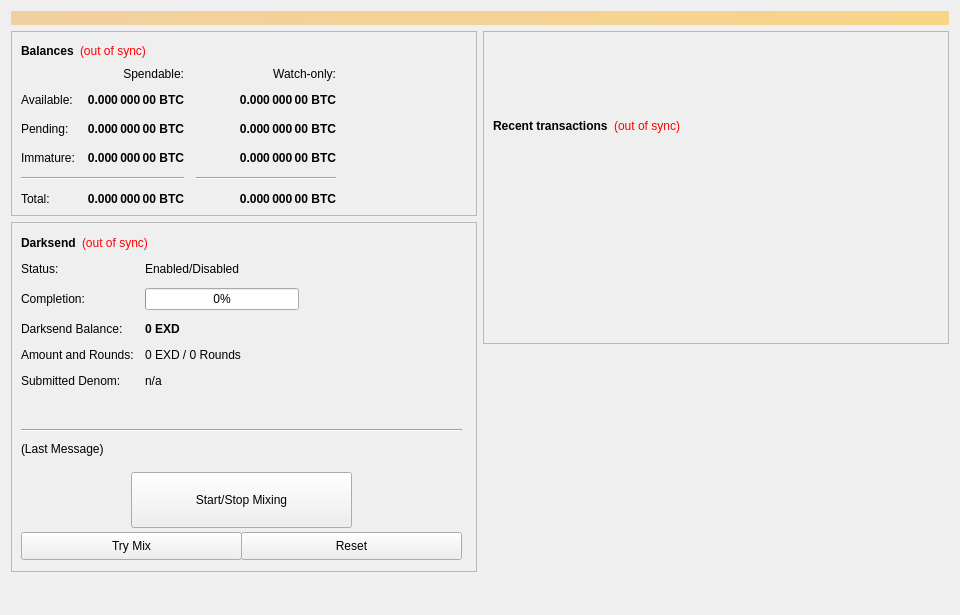
<?xml version="1.0" encoding="UTF-8"?>
<ui version="4.0">
 <class>OverviewPage</class>
 <widget class="QWidget" name="OverviewPage">
  <property name="geometry">
   <rect>
    <x>0</x>
    <y>0</y>
    <width>960</width>
    <height>615</height>
   </rect>
  </property>
  <property name="minimumSize">
   <size>
    <width>960</width>
    <height>0</height>
   </size>
  </property>
  <property name="windowTitle">
   <string>Form</string>
  </property>
  <layout class="QVBoxLayout" name="topLayout">
   <item>
    <widget class="QLabel" name="labelAlerts">
     <property name="visible">
      <bool>false</bool>
     </property>
     <property name="styleSheet">
      <string notr="true">background-color: qlineargradient(x1: 0, y1: 0, x2: 1, y2: 0, stop:0 #F0D0A0, stop:1 #F8D488); color:#000000;</string>
     </property>
     <property name="wordWrap">
      <bool>true</bool>
     </property>
     <property name="margin">
      <number>3</number>
     </property>
    </widget>
   </item>
   <item>
    <layout class="QHBoxLayout" name="horizontalLayout" stretch="1,1">
     <item>
      <layout class="QVBoxLayout" name="verticalLayout_2">
       <item>
        <widget class="QFrame" name="frame">
         <property name="frameShape">
          <enum>QFrame::StyledPanel</enum>
         </property>
         <property name="frameShadow">
          <enum>QFrame::Raised</enum>
         </property>
         <layout class="QVBoxLayout" name="verticalLayout_4">
          <item>
           <layout class="QHBoxLayout" name="horizontalLayout_4">
            <item>
             <widget class="QLabel" name="label_5">
              <property name="font">
               <font>
                <weight>75</weight>
                <bold>true</bold>
               </font>
              </property>
              <property name="text">
               <string>Balances</string>
              </property>
             </widget>
            </item>
            <item>
             <widget class="QLabel" name="labelWalletStatus">
              <property name="cursor">
               <cursorShape>WhatsThisCursor</cursorShape>
              </property>
              <property name="toolTip">
               <string>The displayed information may be out of date. Your wallet automatically synchronizes with the EXD network after a connection is established, but this process has not completed yet.</string>
              </property>
              <property name="styleSheet">
               <string notr="true">QLabel { color: red; }</string>
              </property>
              <property name="text">
               <string notr="true">(out of sync)</string>
              </property>
              <property name="alignment">
               <set>Qt::AlignLeading|Qt::AlignLeft|Qt::AlignVCenter</set>
              </property>
             </widget>
            </item>
            <item>
             <spacer name="horizontalSpacer_3">
              <property name="orientation">
               <enum>Qt::Horizontal</enum>
              </property>
              <property name="sizeHint" stdset="0">
               <size>
                <width>40</width>
                <height>20</height>
               </size>
              </property>
             </spacer>
            </item>
           </layout>
          </item>
          <item>
           <layout class="QGridLayout" name="gridLayout">
            <property name="spacing">
             <number>12</number>
            </property>
            <item row="2" column="2">
             <widget class="QLabel" name="labelWatchPending">
              <property name="font">
               <font>
                <weight>75</weight>
                <bold>true</bold>
               </font>
              </property>
              <property name="cursor">
               <cursorShape>IBeamCursor</cursorShape>
              </property>
              <property name="toolTip">
               <string>Unconfirmed transactions to watch-only addresses</string>
              </property>
              <property name="text">
               <string notr="true">0.000 000 00 BTC</string>
              </property>
              <property name="alignment">
               <set>Qt::AlignRight|Qt::AlignTrailing|Qt::AlignVCenter</set>
              </property>
              <property name="textInteractionFlags">
               <set>Qt::LinksAccessibleByMouse|Qt::TextSelectableByKeyboard|Qt::TextSelectableByMouse</set>
              </property>
             </widget>
            </item>
            <item row="2" column="1">
             <widget class="QLabel" name="labelUnconfirmed">
              <property name="font">
               <font>
                <weight>75</weight>
                <bold>true</bold>
               </font>
              </property>
              <property name="cursor">
               <cursorShape>IBeamCursor</cursorShape>
              </property>
              <property name="toolTip">
               <string>Total of transactions that have yet to be confirmed, and do not yet count toward the spendable balance</string>
              </property>
              <property name="text">
               <string notr="true">0.000 000 00 BTC</string>
              </property>
              <property name="alignment">
               <set>Qt::AlignRight|Qt::AlignTrailing|Qt::AlignVCenter</set>
              </property>
              <property name="textInteractionFlags">
               <set>Qt::LinksAccessibleByMouse|Qt::TextSelectableByKeyboard|Qt::TextSelectableByMouse</set>
              </property>
             </widget>
            </item>
            <item row="3" column="2">
             <widget class="QLabel" name="labelWatchImmature">
              <property name="font">
               <font>
                <weight>75</weight>
                <bold>true</bold>
               </font>
              </property>
              <property name="cursor">
               <cursorShape>IBeamCursor</cursorShape>
              </property>
              <property name="toolTip">
               <string>Staked or masternode rewards in watch-only addresses that has not yet matured</string>
              </property>
              <property name="text">
               <string notr="true">0.000 000 00 BTC</string>
              </property>
              <property name="alignment">
               <set>Qt::AlignRight|Qt::AlignTrailing|Qt::AlignVCenter</set>
              </property>
              <property name="textInteractionFlags">
               <set>Qt::LinksAccessibleByMouse|Qt::TextSelectableByKeyboard|Qt::TextSelectableByMouse</set>
              </property>
             </widget>
            </item>
            <item row="4" column="0" colspan="2">
             <widget class="Line" name="lineSpendableBalance">
              <property name="orientation">
               <enum>Qt::Horizontal</enum>
              </property>
             </widget>
            </item>
            <item row="4" column="2">
             <widget class="Line" name="lineWatchBalance">
              <property name="sizePolicy">
               <sizepolicy hsizetype="Preferred" vsizetype="Fixed">
                <horstretch>0</horstretch>
                <verstretch>0</verstretch>
               </sizepolicy>
              </property>
              <property name="minimumSize">
               <size>
                <width>140</width>
                <height>0</height>
               </size>
              </property>
              <property name="orientation">
               <enum>Qt::Horizontal</enum>
              </property>
             </widget>
            </item>
            <item row="5" column="0">
             <widget class="QLabel" name="labelTotalText">
              <property name="text">
               <string>Total:</string>
              </property>
             </widget>
            </item>
            <item row="3" column="1">
             <widget class="QLabel" name="labelImmature">
              <property name="font">
               <font>
                <weight>75</weight>
                <bold>true</bold>
               </font>
              </property>
              <property name="cursor">
               <cursorShape>IBeamCursor</cursorShape>
              </property>
              <property name="toolTip">
               <string>Staked or masternode rewards that has not yet matured</string>
              </property>
              <property name="text">
               <string notr="true">0.000 000 00 BTC</string>
              </property>
              <property name="alignment">
               <set>Qt::AlignRight|Qt::AlignTrailing|Qt::AlignVCenter</set>
              </property>
              <property name="textInteractionFlags">
               <set>Qt::LinksAccessibleByMouse|Qt::TextSelectableByKeyboard|Qt::TextSelectableByMouse</set>
              </property>
             </widget>
            </item>
            <item row="2" column="3">
             <spacer name="horizontalSpacer_2">
              <property name="orientation">
               <enum>Qt::Horizontal</enum>
              </property>
              <property name="sizeHint" stdset="0">
               <size>
                <width>40</width>
                <height>20</height>
               </size>
              </property>
             </spacer>
            </item>
            <item row="3" column="0">
             <widget class="QLabel" name="labelImmatureText">
              <property name="text">
               <string>Immature:</string>
              </property>
             </widget>
            </item>
            <item row="5" column="1">
             <widget class="QLabel" name="labelTotal">
              <property name="font">
               <font>
                <weight>75</weight>
                <bold>true</bold>
               </font>
              </property>
              <property name="cursor">
               <cursorShape>IBeamCursor</cursorShape>
              </property>
              <property name="toolTip">
               <string>Your current total balance</string>
              </property>
              <property name="text">
               <string notr="true">0.000 000 00 BTC</string>
              </property>
              <property name="alignment">
               <set>Qt::AlignRight|Qt::AlignTrailing|Qt::AlignVCenter</set>
              </property>
              <property name="textInteractionFlags">
               <set>Qt::LinksAccessibleByMouse|Qt::TextSelectableByKeyboard|Qt::TextSelectableByMouse</set>
              </property>
             </widget>
            </item>
            <item row="5" column="2">
             <widget class="QLabel" name="labelWatchTotal">
              <property name="font">
               <font>
                <weight>75</weight>
                <bold>true</bold>
               </font>
              </property>
              <property name="cursor">
               <cursorShape>IBeamCursor</cursorShape>
              </property>
              <property name="toolTip">
               <string>Current total balance in watch-only addresses</string>
              </property>
              <property name="text">
               <string notr="true">0.000 000 00 BTC</string>
              </property>
              <property name="alignment">
               <set>Qt::AlignRight|Qt::AlignTrailing|Qt::AlignVCenter</set>
              </property>
              <property name="textInteractionFlags">
               <set>Qt::LinksAccessibleByMouse|Qt::TextSelectableByKeyboard|Qt::TextSelectableByMouse</set>
              </property>
             </widget>
            </item>
            <item row="0" column="2">
             <widget class="QLabel" name="labelWatchonly">
              <property name="text">
               <string>Watch-only:</string>
              </property>
              <property name="alignment">
               <set>Qt::AlignRight|Qt::AlignTrailing|Qt::AlignVCenter</set>
              </property>
             </widget>
            </item>
            <item row="1" column="0">
             <widget class="QLabel" name="labelBalanceText">
              <property name="text">
               <string>Available:</string>
              </property>
             </widget>
            </item>
            <item row="1" column="1">
             <widget class="QLabel" name="labelBalance">
              <property name="font">
               <font>
                <weight>75</weight>
                <bold>true</bold>
               </font>
              </property>
              <property name="cursor">
               <cursorShape>IBeamCursor</cursorShape>
              </property>
              <property name="toolTip">
               <string>Your current spendable balance</string>
              </property>
              <property name="text">
               <string notr="true">0.000 000 00 BTC</string>
              </property>
              <property name="alignment">
               <set>Qt::AlignRight|Qt::AlignTrailing|Qt::AlignVCenter</set>
              </property>
              <property name="textInteractionFlags">
               <set>Qt::LinksAccessibleByMouse|Qt::TextSelectableByKeyboard|Qt::TextSelectableByMouse</set>
              </property>
             </widget>
            </item>
            <item row="1" column="2">
             <widget class="QLabel" name="labelWatchAvailable">
              <property name="font">
               <font>
                <weight>75</weight>
                <bold>true</bold>
               </font>
              </property>
              <property name="cursor">
               <cursorShape>IBeamCursor</cursorShape>
              </property>
              <property name="toolTip">
               <string>Your current balance in watch-only addresses</string>
              </property>
              <property name="text">
               <string notr="true">0.000 000 00 BTC</string>
              </property>
              <property name="alignment">
               <set>Qt::AlignRight|Qt::AlignTrailing|Qt::AlignVCenter</set>
              </property>
              <property name="textInteractionFlags">
               <set>Qt::LinksAccessibleByMouse|Qt::TextSelectableByKeyboard|Qt::TextSelectableByMouse</set>
              </property>
             </widget>
            </item>
            <item row="2" column="0">
             <widget class="QLabel" name="labelPendingText">
              <property name="text">
               <string>Pending:</string>
              </property>
             </widget>
            </item>
            <item row="0" column="1">
             <widget class="QLabel" name="labelSpendable">
              <property name="text">
               <string>Spendable:</string>
              </property>
              <property name="alignment">
               <set>Qt::AlignRight|Qt::AlignTrailing|Qt::AlignVCenter</set>
              </property>
             </widget>
            </item>
           </layout>
          </item>
         </layout>
        </widget>
       </item>
       <item>
        <widget class="QFrame" name="frameDarksend">
         <property name="minimumSize">
          <size>
           <width>0</width>
           <height>350</height>
          </size>
         </property>
         <property name="layoutDirection">
          <enum>Qt::LeftToRight</enum>
         </property>
         <property name="frameShape">
          <enum>QFrame::StyledPanel</enum>
         </property>
         <property name="frameShadow">
          <enum>QFrame::Raised</enum>
         </property>
         <widget class="QWidget" name="formLayoutWidget">
          <property name="geometry">
           <rect>
            <x>10</x>
            <y>40</y>
            <width>451</width>
            <height>161</height>
           </rect>
          </property>
          <layout class="QFormLayout" name="formLayout">
           <property name="fieldGrowthPolicy">
            <enum>QFormLayout::AllNonFixedFieldsGrow</enum>
           </property>
           <property name="horizontalSpacing">
            <number>11</number>
           </property>
           <property name="verticalSpacing">
            <number>12</number>
           </property>
           <item row="0" column="0">
            <widget class="QLabel" name="label_6">
             <property name="text">
              <string>Status:</string>
             </property>
            </widget>
           </item>
           <item row="1" column="0">
            <widget class="QLabel" name="label_7">
             <property name="text">
              <string>Completion:</string>
             </property>
            </widget>
           </item>
           <item row="1" column="1">
            <widget class="QProgressBar" name="DarksendProgress">
             <property name="maximumSize">
              <size>
               <width>154</width>
               <height>16777215</height>
              </size>
             </property>
             <property name="value">
              <number>0</number>
             </property>
            </widget>
           </item>
           <item row="2" column="0">
            <widget class="QLabel" name="labelAnonymizedText">
             <property name="text">
              <string>Darksend Balance:</string>
             </property>
            </widget>
           </item>
           <item row="2" column="1">
            <widget class="QLabel" name="labelAnonymized">
             <property name="font">
              <font>
               <weight>75</weight>
               <bold>true</bold>
              </font>
             </property>
             <property name="text">
              <string notr="true">0 EXD</string>
             </property>
            </widget>
           </item>
           <item row="3" column="0">
            <widget class="QLabel" name="label_8">
             <property name="text">
              <string>Amount and Rounds:</string>
             </property>
            </widget>
           </item>
           <item row="3" column="1">
            <widget class="QLabel" name="labelAmountRounds">
             <property name="text">
              <string>0 EXD / 0 Rounds</string>
             </property>
            </widget>
           </item>
           <item row="4" column="0">
            <widget class="QLabel" name="label_9">
             <property name="text">
              <string>Submitted Denom:</string>
             </property>
            </widget>
           </item>
           <item row="4" column="1">
            <widget class="QLabel" name="labelSubmittedDenom">
             <property name="toolTip">
              <string>The denominations you submitted to the Masternode.&lt;br&gt;To mix, other users must submit the exact same denominations.</string>
             </property>
             <property name="text">
              <string>n/a</string>
             </property>
            </widget>
           </item>
           <item row="0" column="1">
            <widget class="QLabel" name="DarksendEnabled">
             <property name="text">
              <string>Enabled/Disabled</string>
             </property>
            </widget>
           </item>
          </layout>
         </widget>
         <widget class="QPushButton" name="runAutoDenom">
          <property name="geometry">
           <rect>
            <x>251</x>
            <y>17</y>
            <width>1</width>
            <height>1</height>
           </rect>
          </property>
          <property name="palette">
           <palette>
            <active>
             <colorrole role="WindowText">
              <brush brushstyle="SolidPattern">
               <color alpha="255">
                <red>0</red>
                <green>0</green>
                <blue>0</blue>
               </color>
              </brush>
             </colorrole>
             <colorrole role="Button">
              <brush brushstyle="SolidPattern">
               <color alpha="255">
                <red>239</red>
                <green>238</green>
                <blue>238</blue>
               </color>
              </brush>
             </colorrole>
             <colorrole role="Light">
              <brush brushstyle="SolidPattern">
               <color alpha="255">
                <red>255</red>
                <green>255</green>
                <blue>255</blue>
               </color>
              </brush>
             </colorrole>
             <colorrole role="Midlight">
              <brush brushstyle="SolidPattern">
               <color alpha="255">
                <red>247</red>
                <green>246</green>
                <blue>246</blue>
               </color>
              </brush>
             </colorrole>
             <colorrole role="Dark">
              <brush brushstyle="SolidPattern">
               <color alpha="255">
                <red>119</red>
                <green>119</green>
                <blue>119</blue>
               </color>
              </brush>
             </colorrole>
             <colorrole role="Mid">
              <brush brushstyle="SolidPattern">
               <color alpha="255">
                <red>159</red>
                <green>159</green>
                <blue>159</blue>
               </color>
              </brush>
             </colorrole>
             <colorrole role="Text">
              <brush brushstyle="SolidPattern">
               <color alpha="255">
                <red>0</red>
                <green>0</green>
                <blue>0</blue>
               </color>
              </brush>
             </colorrole>
             <colorrole role="BrightText">
              <brush brushstyle="SolidPattern">
               <color alpha="255">
                <red>255</red>
                <green>255</green>
                <blue>255</blue>
               </color>
              </brush>
             </colorrole>
             <colorrole role="ButtonText">
              <brush brushstyle="SolidPattern">
               <color alpha="255">
                <red>0</red>
                <green>0</green>
                <blue>0</blue>
               </color>
              </brush>
             </colorrole>
             <colorrole role="Base">
              <brush brushstyle="SolidPattern">
               <color alpha="255">
                <red>255</red>
                <green>255</green>
                <blue>255</blue>
               </color>
              </brush>
             </colorrole>
             <colorrole role="Window">
              <brush brushstyle="SolidPattern">
               <color alpha="255">
                <red>239</red>
                <green>238</green>
                <blue>238</blue>
               </color>
              </brush>
             </colorrole>
             <colorrole role="Shadow">
              <brush brushstyle="SolidPattern">
               <color alpha="255">
                <red>0</red>
                <green>0</green>
                <blue>0</blue>
               </color>
              </brush>
             </colorrole>
             <colorrole role="AlternateBase">
              <brush brushstyle="SolidPattern">
               <color alpha="255">
                <red>247</red>
                <green>246</green>
                <blue>246</blue>
               </color>
              </brush>
             </colorrole>
             <colorrole role="ToolTipBase">
              <brush brushstyle="SolidPattern">
               <color alpha="255">
                <red>255</red>
                <green>255</green>
                <blue>220</blue>
               </color>
              </brush>
             </colorrole>
             <colorrole role="ToolTipText">
              <brush brushstyle="SolidPattern">
               <color alpha="255">
                <red>0</red>
                <green>0</green>
                <blue>0</blue>
               </color>
              </brush>
             </colorrole>
            </active>
            <inactive>
             <colorrole role="WindowText">
              <brush brushstyle="SolidPattern">
               <color alpha="255">
                <red>0</red>
                <green>0</green>
                <blue>0</blue>
               </color>
              </brush>
             </colorrole>
             <colorrole role="Button">
              <brush brushstyle="SolidPattern">
               <color alpha="255">
                <red>239</red>
                <green>238</green>
                <blue>238</blue>
               </color>
              </brush>
             </colorrole>
             <colorrole role="Light">
              <brush brushstyle="SolidPattern">
               <color alpha="255">
                <red>255</red>
                <green>255</green>
                <blue>255</blue>
               </color>
              </brush>
             </colorrole>
             <colorrole role="Midlight">
              <brush brushstyle="SolidPattern">
               <color alpha="255">
                <red>247</red>
                <green>246</green>
                <blue>246</blue>
               </color>
              </brush>
             </colorrole>
             <colorrole role="Dark">
              <brush brushstyle="SolidPattern">
               <color alpha="255">
                <red>119</red>
                <green>119</green>
                <blue>119</blue>
               </color>
              </brush>
             </colorrole>
             <colorrole role="Mid">
              <brush brushstyle="SolidPattern">
               <color alpha="255">
                <red>159</red>
                <green>159</green>
                <blue>159</blue>
               </color>
              </brush>
             </colorrole>
             <colorrole role="Text">
              <brush brushstyle="SolidPattern">
               <color alpha="255">
                <red>0</red>
                <green>0</green>
                <blue>0</blue>
               </color>
              </brush>
             </colorrole>
             <colorrole role="BrightText">
              <brush brushstyle="SolidPattern">
               <color alpha="255">
                <red>255</red>
                <green>255</green>
                <blue>255</blue>
               </color>
              </brush>
             </colorrole>
             <colorrole role="ButtonText">
              <brush brushstyle="SolidPattern">
               <color alpha="255">
                <red>0</red>
                <green>0</green>
                <blue>0</blue>
               </color>
              </brush>
             </colorrole>
             <colorrole role="Base">
              <brush brushstyle="SolidPattern">
               <color alpha="255">
                <red>255</red>
                <green>255</green>
                <blue>255</blue>
               </color>
              </brush>
             </colorrole>
             <colorrole role="Window">
              <brush brushstyle="SolidPattern">
               <color alpha="255">
                <red>239</red>
                <green>238</green>
                <blue>238</blue>
               </color>
              </brush>
             </colorrole>
             <colorrole role="Shadow">
              <brush brushstyle="SolidPattern">
               <color alpha="255">
                <red>0</red>
                <green>0</green>
                <blue>0</blue>
               </color>
              </brush>
             </colorrole>
             <colorrole role="AlternateBase">
              <brush brushstyle="SolidPattern">
               <color alpha="255">
                <red>247</red>
                <green>246</green>
                <blue>246</blue>
               </color>
              </brush>
             </colorrole>
             <colorrole role="ToolTipBase">
              <brush brushstyle="SolidPattern">
               <color alpha="255">
                <red>255</red>
                <green>255</green>
                <blue>220</blue>
               </color>
              </brush>
             </colorrole>
             <colorrole role="ToolTipText">
              <brush brushstyle="SolidPattern">
               <color alpha="255">
                <red>0</red>
                <green>0</green>
                <blue>0</blue>
               </color>
              </brush>
             </colorrole>
            </inactive>
            <disabled>
             <colorrole role="WindowText">
              <brush brushstyle="SolidPattern">
               <color alpha="255">
                <red>119</red>
                <green>119</green>
                <blue>119</blue>
               </color>
              </brush>
             </colorrole>
             <colorrole role="Button">
              <brush brushstyle="SolidPattern">
               <color alpha="255">
                <red>239</red>
                <green>238</green>
                <blue>238</blue>
               </color>
              </brush>
             </colorrole>
             <colorrole role="Light">
              <brush brushstyle="SolidPattern">
               <color alpha="255">
                <red>255</red>
                <green>255</green>
                <blue>255</blue>
               </color>
              </brush>
             </colorrole>
             <colorrole role="Midlight">
              <brush brushstyle="SolidPattern">
               <color alpha="255">
                <red>247</red>
                <green>246</green>
                <blue>246</blue>
               </color>
              </brush>
             </colorrole>
             <colorrole role="Dark">
              <brush brushstyle="SolidPattern">
               <color alpha="255">
                <red>119</red>
                <green>119</green>
                <blue>119</blue>
               </color>
              </brush>
             </colorrole>
             <colorrole role="Mid">
              <brush brushstyle="SolidPattern">
               <color alpha="255">
                <red>159</red>
                <green>159</green>
                <blue>159</blue>
               </color>
              </brush>
             </colorrole>
             <colorrole role="Text">
              <brush brushstyle="SolidPattern">
               <color alpha="255">
                <red>119</red>
                <green>119</green>
                <blue>119</blue>
               </color>
              </brush>
             </colorrole>
             <colorrole role="BrightText">
              <brush brushstyle="SolidPattern">
               <color alpha="255">
                <red>255</red>
                <green>255</green>
                <blue>255</blue>
               </color>
              </brush>
             </colorrole>
             <colorrole role="ButtonText">
              <brush brushstyle="SolidPattern">
               <color alpha="255">
                <red>119</red>
                <green>119</green>
                <blue>119</blue>
               </color>
              </brush>
             </colorrole>
             <colorrole role="Base">
              <brush brushstyle="SolidPattern">
               <color alpha="255">
                <red>239</red>
                <green>238</green>
                <blue>238</blue>
               </color>
              </brush>
             </colorrole>
             <colorrole role="Window">
              <brush brushstyle="SolidPattern">
               <color alpha="255">
                <red>239</red>
                <green>238</green>
                <blue>238</blue>
               </color>
              </brush>
             </colorrole>
             <colorrole role="Shadow">
              <brush brushstyle="SolidPattern">
               <color alpha="255">
                <red>0</red>
                <green>0</green>
                <blue>0</blue>
               </color>
              </brush>
             </colorrole>
             <colorrole role="AlternateBase">
              <brush brushstyle="SolidPattern">
               <color alpha="255">
                <red>239</red>
                <green>238</green>
                <blue>238</blue>
               </color>
              </brush>
             </colorrole>
             <colorrole role="ToolTipBase">
              <brush brushstyle="SolidPattern">
               <color alpha="255">
                <red>255</red>
                <green>255</green>
                <blue>220</blue>
               </color>
              </brush>
             </colorrole>
             <colorrole role="ToolTipText">
              <brush brushstyle="SolidPattern">
               <color alpha="255">
                <red>0</red>
                <green>0</green>
                <blue>0</blue>
               </color>
              </brush>
             </colorrole>
            </disabled>
           </palette>
          </property>
          <property name="focusPolicy">
           <enum>Qt::NoFocus</enum>
          </property>
          <property name="autoFillBackground">
           <bool>true</bool>
          </property>
          <property name="text">
           <string/>
          </property>
          <property name="flat">
           <bool>true</bool>
          </property>
         </widget>
         <widget class="QPushButton" name="toggleDarksend">
          <property name="geometry">
           <rect>
            <x>120</x>
            <y>250</y>
            <width>221</width>
            <height>56</height>
           </rect>
          </property>
          <property name="sizePolicy">
           <sizepolicy hsizetype="MinimumExpanding" vsizetype="Fixed">
            <horstretch>0</horstretch>
            <verstretch>0</verstretch>
           </sizepolicy>
          </property>
          <property name="text">
           <string>Start/Stop Mixing</string>
          </property>
         </widget>
         <widget class="Line" name="lineLastMessage">
          <property name="geometry">
           <rect>
            <x>10</x>
            <y>200</y>
            <width>441</width>
            <height>16</height>
           </rect>
          </property>
          <property name="orientation">
           <enum>Qt::Horizontal</enum>
          </property>
         </widget>
         <widget class="QLabel" name="DarksendStatus">
          <property name="geometry">
           <rect>
            <x>10</x>
            <y>220</y>
            <width>451</width>
            <height>61</height>
           </rect>
          </property>
          <property name="minimumSize">
           <size>
            <width>288</width>
            <height>43</height>
           </size>
          </property>
          <property name="text">
           <string>(Last Message)</string>
          </property>
          <property name="alignment">
           <set>Qt::AlignLeading|Qt::AlignLeft|Qt::AlignTop</set>
          </property>
          <property name="wordWrap">
           <bool>true</bool>
          </property>
         </widget>
         <widget class="QPushButton" name="DarksendAuto">
          <property name="geometry">
           <rect>
            <x>10</x>
            <y>310</y>
            <width>221</width>
            <height>28</height>
           </rect>
          </property>
          <property name="sizePolicy">
           <sizepolicy hsizetype="MinimumExpanding" vsizetype="Fixed">
            <horstretch>0</horstretch>
            <verstretch>0</verstretch>
           </sizepolicy>
          </property>
          <property name="toolTip">
           <string>Try to manually submit a Darksend request.</string>
          </property>
          <property name="text">
           <string>Try Mix</string>
          </property>
         </widget>
         <widget class="QPushButton" name="DarksendReset">
          <property name="geometry">
           <rect>
            <x>230</x>
            <y>310</y>
            <width>221</width>
            <height>28</height>
           </rect>
          </property>
          <property name="sizePolicy">
           <sizepolicy hsizetype="MinimumExpanding" vsizetype="Fixed">
            <horstretch>0</horstretch>
            <verstretch>0</verstretch>
           </sizepolicy>
          </property>
          <property name="toolTip">
           <string>Reset the current status of Darksend (can interrupt Darksend if it's in the process of Mixing, which can cost you money!)</string>
          </property>
          <property name="autoFillBackground">
           <bool>false</bool>
          </property>
          <property name="text">
           <string>Reset</string>
          </property>
         </widget>
         <widget class="QWidget" name="layoutWidget">
          <property name="geometry">
           <rect>
            <x>10</x>
            <y>10</y>
            <width>431</width>
            <height>22</height>
           </rect>
          </property>
          <layout class="QHBoxLayout" name="horizontalLayout_5">
           <item>
            <widget class="QLabel" name="label_2">
             <property name="font">
              <font>
               <weight>75</weight>
               <bold>true</bold>
              </font>
             </property>
             <property name="text">
              <string>Darksend</string>
             </property>
            </widget>
           </item>
           <item>
            <widget class="QLabel" name="labelDarksendSyncStatus">
             <property name="toolTip">
              <string>The displayed information may be out of date. Your wallet automatically synchronizes with the EXD network after a connection is established, but this process has not completed yet.</string>
             </property>
             <property name="styleSheet">
              <string notr="true">QLabel { color: red; }</string>
             </property>
             <property name="text">
              <string notr="true">(out of sync)</string>
             </property>
             <property name="alignment">
              <set>Qt::AlignLeading|Qt::AlignLeft|Qt::AlignVCenter</set>
             </property>
            </widget>
           </item>
           <item>
            <spacer name="horizontalSpacer_4">
             <property name="orientation">
              <enum>Qt::Horizontal</enum>
             </property>
             <property name="sizeHint" stdset="0">
              <size>
               <width>40</width>
               <height>20</height>
              </size>
             </property>
            </spacer>
           </item>
          </layout>
         </widget>
        </widget>
       </item>
       <item>
        <spacer name="verticalSpacer">
         <property name="orientation">
          <enum>Qt::Vertical</enum>
         </property>
         <property name="sizeHint" stdset="0">
          <size>
           <width>20</width>
           <height>40</height>
          </size>
         </property>
        </spacer>
       </item>
      </layout>
     </item>
     <item>
      <layout class="QVBoxLayout" name="verticalLayout_3">
       <item>
        <widget class="QFrame" name="frame_2">
         <property name="frameShape">
          <enum>QFrame::StyledPanel</enum>
         </property>
         <property name="frameShadow">
          <enum>QFrame::Raised</enum>
         </property>
         <layout class="QVBoxLayout" name="verticalLayout">
          <item>
           <spacer name="verticalSpacer_3">
            <property name="orientation">
             <enum>Qt::Vertical</enum>
            </property>
            <property name="sizeType">
             <enum>QSizePolicy::Fixed</enum>
            </property>
            <property name="sizeHint" stdset="0">
             <size>
              <width>20</width>
              <height>75</height>
             </size>
            </property>
           </spacer>
          </item>
          <item>
           <layout class="QHBoxLayout" name="horizontalLayout_2">
            <item>
             <widget class="QLabel" name="label_4">
              <property name="font">
               <font>
                <weight>75</weight>
                <bold>true</bold>
               </font>
              </property>
              <property name="text">
               <string>Recent transactions</string>
              </property>
             </widget>
            </item>
            <item>
             <widget class="QLabel" name="labelTransactionsStatus">
              <property name="cursor">
               <cursorShape>WhatsThisCursor</cursorShape>
              </property>
              <property name="toolTip">
               <string>The displayed information may be out of date. Your wallet automatically synchronizes with the EXD network after a connection is established, but this process has not completed yet.</string>
              </property>
              <property name="styleSheet">
               <string notr="true">QLabel { color: red; }</string>
              </property>
              <property name="text">
               <string notr="true">(out of sync)</string>
              </property>
              <property name="alignment">
               <set>Qt::AlignRight|Qt::AlignTrailing|Qt::AlignVCenter</set>
              </property>
             </widget>
            </item>
            <item>
             <spacer name="horizontalSpacer">
              <property name="orientation">
               <enum>Qt::Horizontal</enum>
              </property>
              <property name="sizeHint" stdset="0">
               <size>
                <width>40</width>
                <height>20</height>
               </size>
              </property>
             </spacer>
            </item>
           </layout>
          </item>
          <item>
           <widget class="QListView" name="listTransactions">
            <property name="styleSheet">
             <string notr="true">QListView { background: transparent; }</string>
            </property>
            <property name="frameShape">
             <enum>QFrame::NoFrame</enum>
            </property>
            <property name="verticalScrollBarPolicy">
             <enum>Qt::ScrollBarAlwaysOff</enum>
            </property>
            <property name="horizontalScrollBarPolicy">
             <enum>Qt::ScrollBarAlwaysOff</enum>
            </property>
            <property name="selectionMode">
             <enum>QAbstractItemView::NoSelection</enum>
            </property>
           </widget>
          </item>
         </layout>
        </widget>
       </item>
       <item>
        <spacer name="verticalSpacer_2">
         <property name="orientation">
          <enum>Qt::Vertical</enum>
         </property>
         <property name="sizeType">
          <enum>QSizePolicy::Expanding</enum>
         </property>
         <property name="sizeHint" stdset="0">
          <size>
           <width>20</width>
           <height>40</height>
          </size>
         </property>
        </spacer>
       </item>
      </layout>
     </item>
    </layout>
   </item>
  </layout>
 </widget>
 <resources/>
 <connections/>
</ui>
